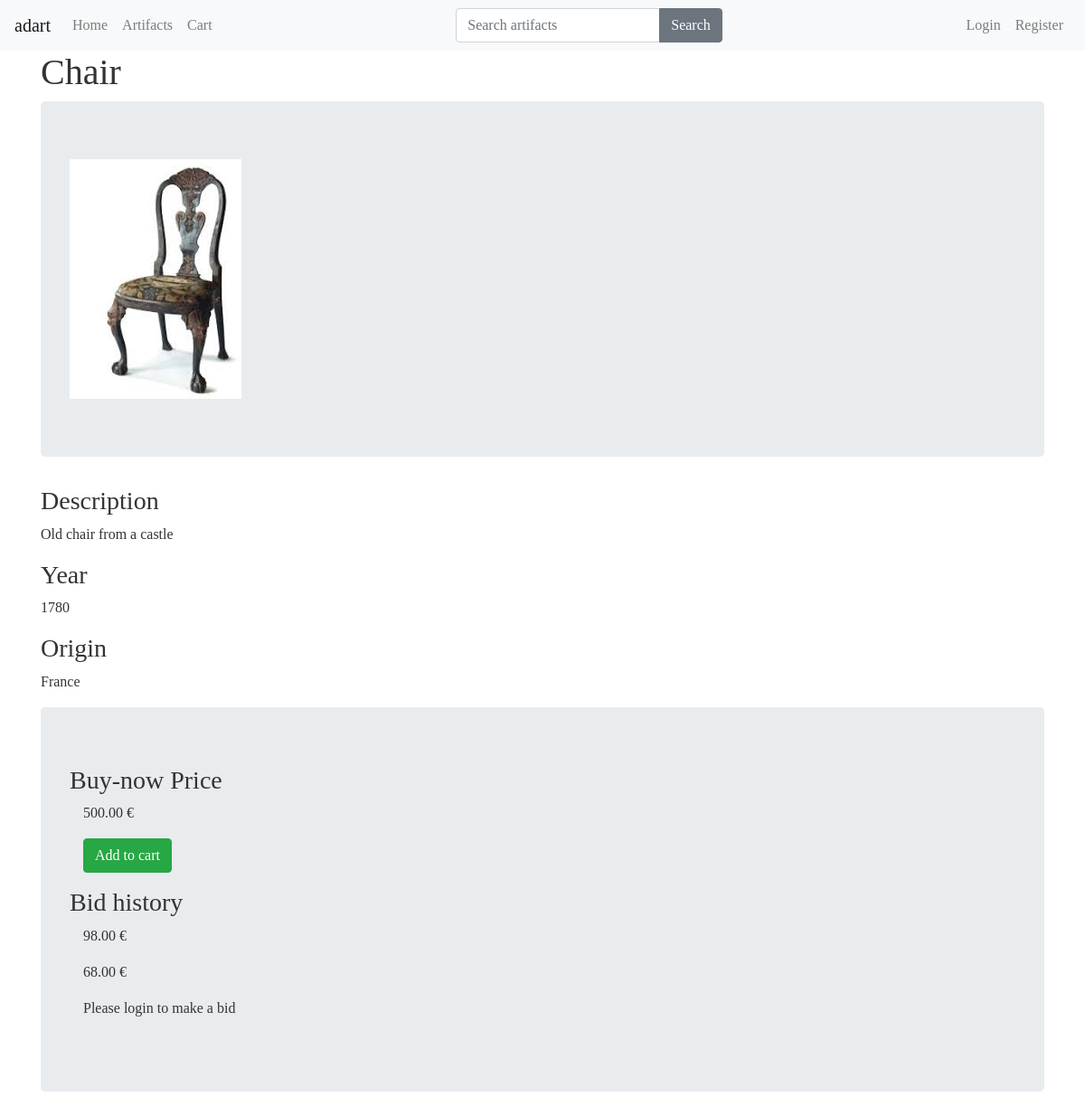
The page /artifacts/2/ on the database as committed earlier.
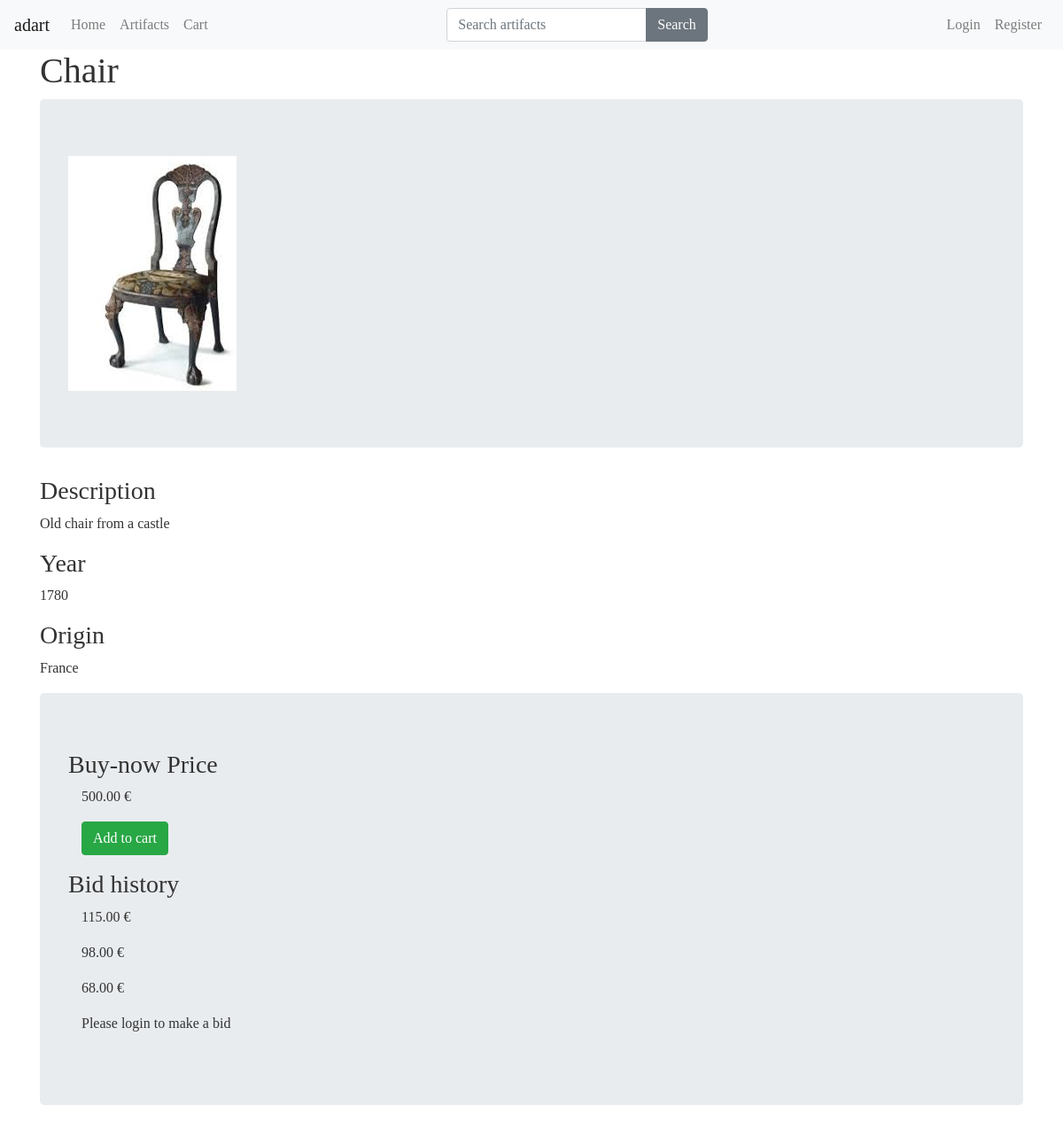
The same page on the database as committed later.
### bids/models.py (models this page shows, shortened)
class Bid(models.Model):
    user = models.ForeignKey(User)
    artifact = models.ForeignKey(Artifact)
    offer = models.DecimalField(decimal_places=2, max_digits=20, default=20)

### artifacts/views.py (the view)
# urls.py: url(r'artifacts/(?P<pk>\d+)/$', ArtifactDetailView.as_view(), name='details'),
class ArtifactDetailView(DetailView):
    template_name = 'artifacts/details.html'
    def get_context_data(self, *args, **kwargs):
        context = super(ArtifactDetailView, self).get_context_data(*args, **kwargs)
        request = self.request
        cart_obj, new_obj = Cart.objects.new_or_get(request)
        context['cart'] = cart_obj
        bids = Bid.objects.all().order_by('-offer')
        context['bids'] = bids
        return context
    def get_object(self, *args, **kwargs):
        request = self.request
        pk = self.kwargs.get('pk')
        instance = Artifact.objects.get_by_id(pk)
        if instance is None:
            raise Http404("Artifact does not exist")
        return instance

### artifacts/models.py (called while the page is built)
    def sold(self):
        return self.filter(sold=False)

    def get_queryset(self):
        return ArtifactQuerySet(self.model, using=self._db)

    def all(self):
        return self.get_queryset().sold()

    def get_by_id(self, id):
        qs = self.get_queryset().filter(id=id)
        if qs.count() == 1:
            return qs.first()
        return None

### carts/models.py (called while the page is built)
    def new_or_get(self, request):
        cart_id = request.session.get('cart_id', None)
        qs = self.get_queryset().filter(id=cart_id)
        if qs.count() == 1:
            new_obj = False
            cart_obj = qs.first()
            if request.user.is_authenticated() and cart_obj.user is None:
                cart_obj.user = request.user
                cart_obj.save()
        else:
            cart_obj = Cart.objects.new_cart(user=request.user)
            new_obj = True
            request.session['cart_id'] = cart_obj.id
        return cart_obj, new_obj

    def new_cart(self, user=None):
        user_obj = None
        if user is not None:
            if user.is_authenticated():
                user_obj = user
        return self.model.objects.create(user=user_obj)

### artifacts/templates/artifacts/details.html
{% extends 'base.html' %} {% block content%}
<div class="container">
  <h1>{{ artifact.title }}</h1>
  {% if artifact.image %}
  <div class="jumbotron">
    <img src="{{ artifact.image.url }}" class="img-fluid" />
  </div>
  {% endif %}
  <h3>Description</h3>
  <p>{{ artifact.description }}</p>
  <h3>Year</h3>
  <p>{{ artifact.year }}</p>
  <h3>Origin</h3>
  <p>{{ artifact.origin }}</p>
</div>
<div class="container">
  <div class="jumbotron">
    <h3>Buy-now Price</h3>
    <div class="bids" style='padding-left: 15px;'>
      <p>{{ artifact.price }} €</p>
    </div>
    <div class="col-md-4">
      {% include "artifacts/snippets/update-card.html" with artifact=object cart=cart %}
    </div>
    <div>
      <h3 class='mt-3'> Bid history</h3>
      <div class="bids" style='padding-left: 15px;'>
        {% for bid in bids %}
        {% if artifact.id == bid.artifact.id %}
        {% if bid.offer >= artifact.min_price %}
        <p style='color:green; font-size: 1.5rem;'>{{ bid.offer }}€ - winning bid placed by {{bid.user}}! </p>
        {% else %}
        <p>{{ bid.offer }} € </p>
        {% endif %}
        {% endif %}
        {% endfor %}
      </div>
    </div>
    <div class="col-md-6">
      {% if user.is_authenticated %}
      <a class="btn btn-outline-secondary" href="{% url 'bid_new' pk=artifact.pk %}">Make a bid!</a>
      {% else  %}
      <p>Please login to make a bid</p>
      {% endif %}
    </div>
  </div>
</div>
{% endblock %}

Rows that differ between the two databases and show on the page:
added Bid: offer "115.00"
